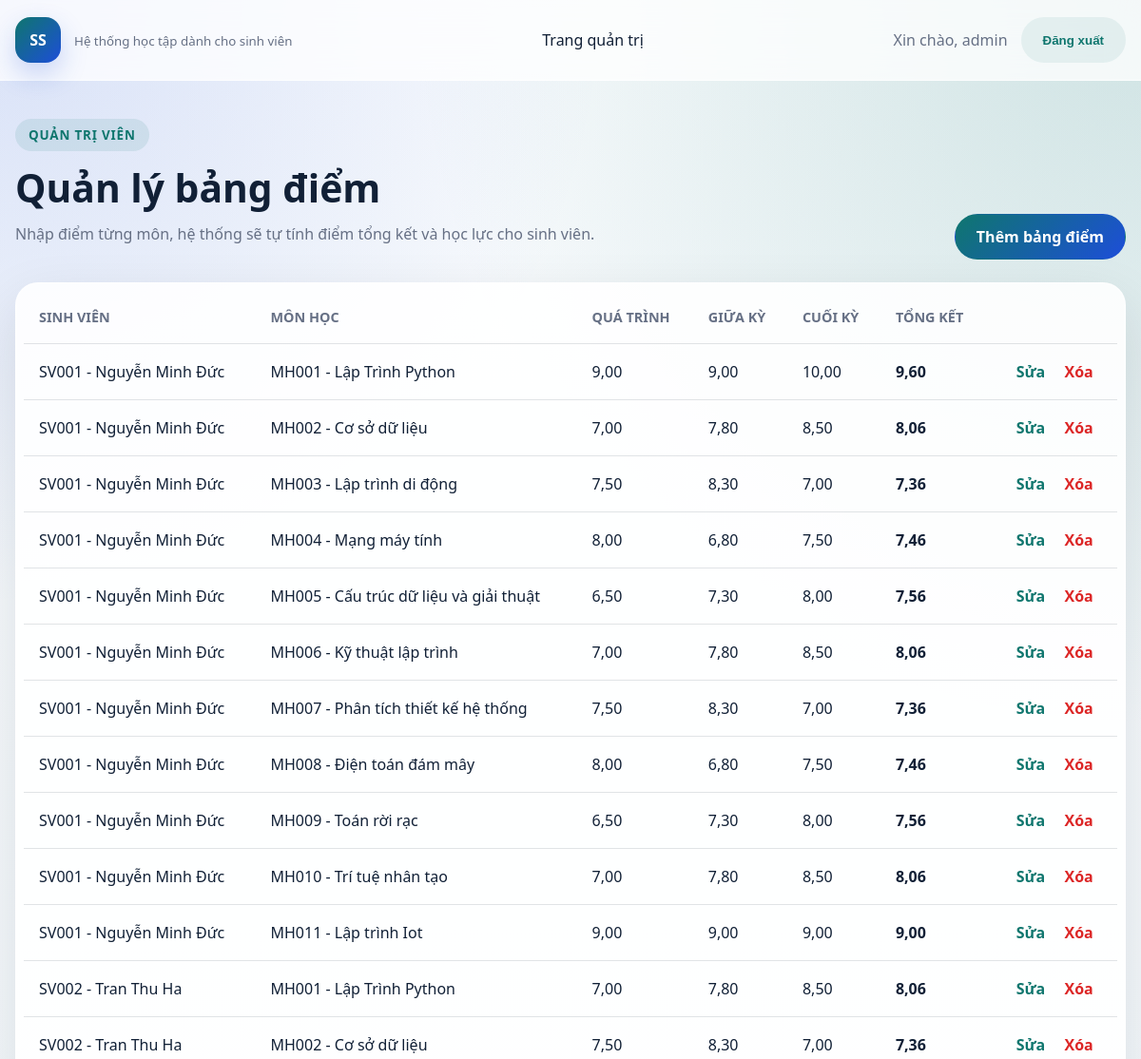
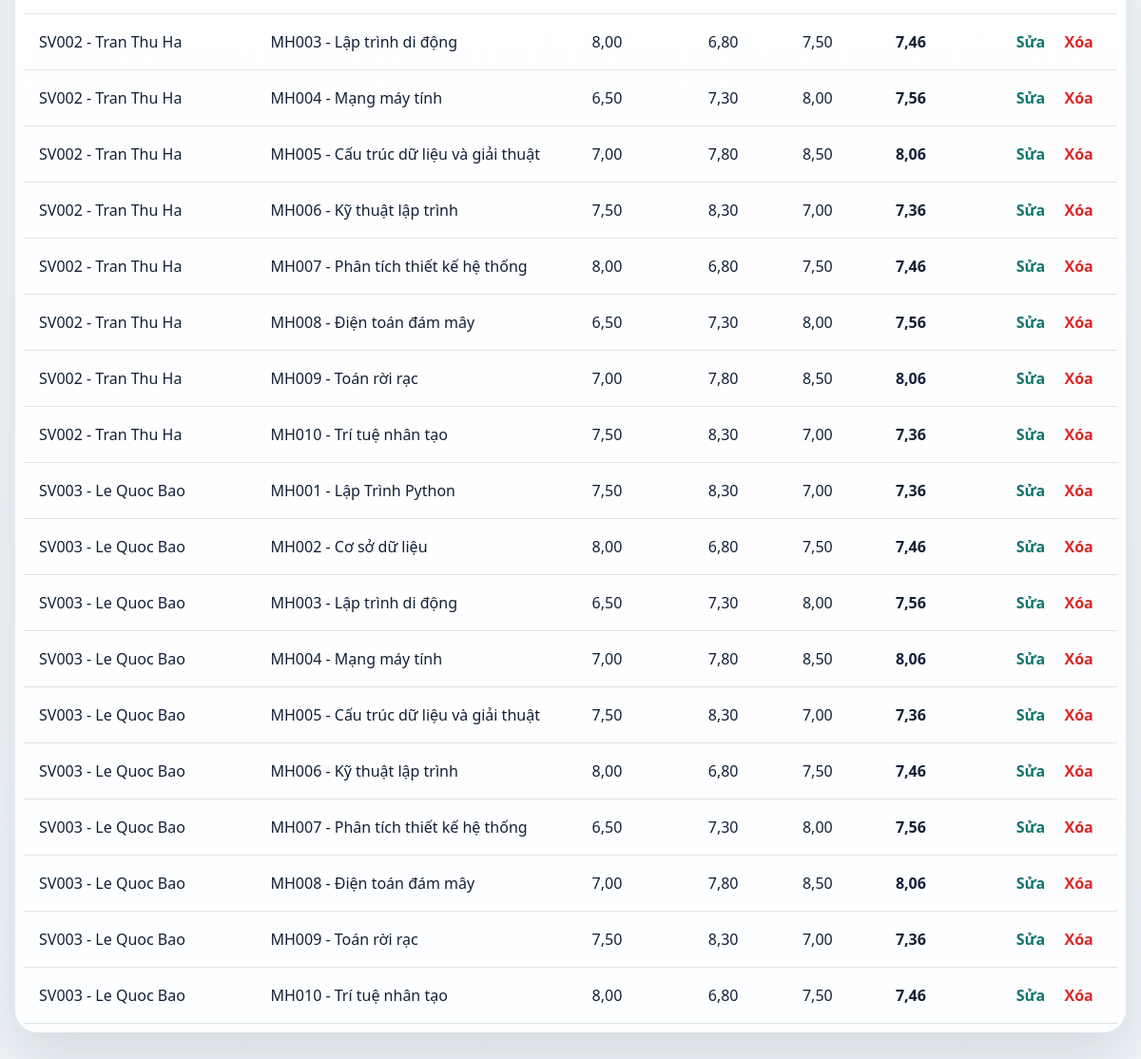
Screenshot of /scores/ (signed in) with the database file from the repository (2 pictures, top to bottom).
### students/models.py (models this page shows, shortened)
class Score(models.Model):
    score_validators = [MinValueValidator(0), MaxValueValidator(10)]
    student = models.ForeignKey(
        Student,
        on_delete=models.CASCADE,
        related_name="scores",
        verbose_name="Sinh vien",
    )
    subject = models.ForeignKey(
        Subject,
        on_delete=models.CASCADE,
        related_name="scores",
        verbose_name="Mon hoc",
    )
    attendance_score = models.DecimalField(
        max_digits=4,
        decimal_places=2,
        validators=score_validators,
        verbose_name="Diem qua trinh",
    )
    midterm_score = models.DecimalField(
        max_digits=4,
        decimal_places=2,
        validators=score_validators,
        verbose_name="Diem giua ky",
    )
    final_exam_score = models.DecimalField(
        max_digits=4,
        decimal_places=2,
        validators=score_validators,
        verbose_name="Diem cuoi ky",
    )
    final_score = models.DecimalField(
        max_digits=4,
        decimal_places=2,
        editable=False,
        verbose_name="Diem tong ket",
    )
    created_at = models.DateTimeField(auto_now_add=True)
    updated_at = models.DateTimeField(auto_now=True)
    class Meta:
        ordering = ["student__student_code", "subject__subject_code"]
        verbose_name = "Bang diem"
        verbose_name_plural = "Bang diem"
        constraints = [
            models.UniqueConstraint(
                fields=["student", "subject"],
                name="unique_student_subject_score",
            )
        ]

class Student(models.Model):
    GENDER_CHOICES = (
        ("M", "Nam"),
        ("F", "Nu"),
        ("O", "Khac"),
    )
    user = models.OneToOneField(
        settings.AUTH_USER_MODEL,
        on_delete=models.SET_NULL,
        null=True,
        blank=True,
        related_name="student_profile",
        verbose_name="Tài khoản đăng nhập",
    )
    student_code = models.CharField(max_length=20, unique=True, verbose_name="Ma sinh vien")
    full_name = models.CharField(max_length=100, verbose_name="Ho ten")
    date_of_birth = models.DateField(verbose_name="Ngay sinh")
    gender = models.CharField(max_length=1, choices=GENDER_CHOICES, verbose_name="Gioi tinh")
    class_name = models.CharField(max_length=50, verbose_name="Lop")
    email = models.EmailField(unique=True, verbose_name="Email")
    phone_number = models.CharField(max_length=20, blank=True, verbose_name="So dien thoai")
    address = models.CharField(max_length=255, blank=True, verbose_name="Dia chi")
    bio = models.TextField(blank=True, verbose_name="Gioi thieu ban than")
    avatar = models.FileField(upload_to="avatars/", blank=True, null=True, verbose_name="Anh dai dien")
    created_at = models.DateTimeField(auto_now_add=True)
    updated_at = models.DateTimeField(auto_now=True)
    class Meta:
        ordering = ["student_code"]
        verbose_name = "Sinh vien"
        verbose_name_plural = "Sinh vien"
    def __str__(self):
        return f"{self.student_code} - {self.full_name}"

class Subject(models.Model):
    subject_code = models.CharField(max_length=20, unique=True, verbose_name="Ma mon hoc")
    name = models.CharField(max_length=100, verbose_name="Ten mon hoc")
    credits = models.PositiveSmallIntegerField(verbose_name="So tin chi")
    created_at = models.DateTimeField(auto_now_add=True)
    updated_at = models.DateTimeField(auto_now=True)
    class Meta:
        ordering = ["subject_code"]
        verbose_name = "Mon hoc"
        verbose_name_plural = "Mon hoc"
    def __str__(self):
        return f"{self.subject_code} - {self.name}"

### students/views.py (the view)
# urls.py: path("scores/", views.ScoreListView.as_view(), name="score_list"),
class ScoreListView(StaffRequiredMixin, ListView):
    model = Score
    template_name = "students/score_list.html"
    context_object_name = "scores"
    def get_queryset(self):
        return (
            Score.objects.select_related("student", "subject")
            .order_by("student__student_code", "subject__subject_code")
        )

### students/views.py (called while the page is built)
    def test_func(self):
        return self.request.user.is_staff

### students/templates/students/score_list.html (shortened to what this page needs)
{% extends "students/base.html" %}
{% block content %}
<section class="section-header">
    <div>
        <span class="eyebrow">Quản trị viên</span>
        <h1>Quản lý bảng điểm</h1>
        <p>Nhập điểm từng môn, hệ thống sẽ tự tính điểm tổng kết và học lực cho sinh viên.</p>
    </div>
    <a class="primary-button" href="{% url 'students:score_add' %}">Thêm bảng điểm</a>
</section>
<section class="panel">
    <div class="table-wrap">
        <table class="data-table">
            <thead>
                <tr>
                    <th>Sinh viên</th>
                    <th>Môn học</th>
                    <th>Quá trình</th>
                    <th>Giữa kỳ</th>
                    <th>Cuối kỳ</th>
                    <th>Tổng kết</th>
                    <th></th>
                </tr>
            </thead>
            <tbody>
                {% for score in scores %}
                    <tr>
                        <td>{{ score.student }}</td>
                        <td>{{ score.subject }}</td>
                        <td>{{ score.attendance_score }}</td>
                        <td>{{ score.midterm_score }}</td>
                        <td>{{ score.final_exam_score }}</td>
                        <td><strong>{{ score.final_score }}</strong></td>
                        <td class="actions-cell">
                            <a class="table-link" href="{% url 'students:score_edit' score.pk %}">Sửa</a>
                            <a class="table-link danger" href="{% url 'students:score_delete' score.pk %}">Xóa</a>
                        </td>
                    </tr>
                {% empty %}
                    <tr>
                        <td colspan="7" class="empty-state">Chưa có bảng điểm nào.</td>
                    </tr>
                {% endfor %}
            </tbody>
        </table>
    </div>
</section>
{% endblock %}

### students/templates/students/base.html (shortened to what this page needs)
{% load static %}
<!DOCTYPE html>
<html lang="vi">
<head>
    <link rel="stylesheet" href="{% static 'students/styles.css' %}">
</head>
<body>
    <header class="topbar">
        <div class="container topbar-inner">
            {% if user.is_authenticated and not user.is_staff %}
                <a class="brand" href="{% url 'students:student_result' %}">
                    <span class="brand-mark">SV</span>
                    <span class="brand-text">
                        <strong>Cổng thông tin sinh viên</strong>
                        <small>Theo dõi học tập cá nhân</small>
                    </span>
                </a>
            {% else %}
                <a class="brand" href="{% url 'students:home' %}">
                    <span class="brand-mark">SS</span>
                    <span class="brand-text">
                        <small>Hệ thống học tập dành cho sinh viên</small>
                    </span>
                </a>
            {% endif %}
            <nav class="nav-links">
                {% if user.is_authenticated and not user.is_staff %}
                    <a href="{% url 'students:student_profile' %}">Trang cá nhân</a>
                    <a href="{% url 'students:student_result' %}">Kết quả học tập</a>
                    <a href="{% url 'students:student_schedule' %}">Thời khóa biểu</a>
                    <a href="{% url 'students:student_exam_schedule' %}">Lịch thi</a>
                {% elif user.is_authenticated and user.is_staff %}
                    <a href="/admin/">Trang quản trị</a>
                {% endif %}
            </nav>
            <div class="user-actions">
                {% if user.is_authenticated %}
                    <span class="welcome">Xin chào, {{ user.get_full_name|default:user.username }}</span>
                    <form method="post" action="{% url 'students:logout' %}">
                        <button type="submit" class="ghost-button">Đăng xuất</button>
                    </form>
                {% else %}
                    <a class="primary-button" href="{% url 'students:login' %}">Đăng nhập sinh viên</a>
                {% endif %}
            </div>
        </div>
    </header>
    <main class="container page-content">
        {% block content %}{% endblock %}
    </main>
</body>
</html>

### static/students/styles.css (style rules this page uses)
:root { --bg: #f3f7fb; --surface: rgba(255, 255, 255, 0.88); --text: #112036; --muted: #667085; --line: rgba(17, 32, 54, 0.12); --primary: #0f766e; --secondary: #1d4ed8; --danger: #dc2626; --shadow: 0 24px 60px rgba(15, 23, 42, 0.12); --radius: 24px; }
* { box-sizing: border-box; }
body { margin: 0; font-family: "Segoe UI", sans-serif; color: var(--text); background: radial-gradient(circle at top left, rgba(29, 78, 216, 0.15), transparent 25%), radial-gradient(circle at top right, rgba(15, 118, 110, 0.18), transparent 30%), linear-gradient(180deg, #f9fbfd 0%, #eef4f8 100%); }
a { color: inherit; text-decoration: none; }
.container { width: min(1180px, calc(100% - 32px)); margin: 0 auto; }
.topbar { position: sticky; top: 0; z-index: 10; background: rgba(255, 255, 255, 0.76); backdrop-filter: blur(16px); border-bottom: 1px solid rgba(255, 255, 255, 0.65); }
.topbar-inner { display: flex; align-items: center; justify-content: space-between; gap: 24px; padding: 18px 0; }
.brand { display: flex; align-items: center; gap: 14px; }
.brand-mark { width: 48px; height: 48px; display: grid; place-items: center; border-radius: 16px; color: white; font-weight: 700; background: linear-gradient(135deg, var(--primary), var(--secondary)); box-shadow: 0 12px 28px rgba(29, 78, 216, 0.22); }
.brand-text small, .welcome, .hero p, .section-header p, .form-card p, .login-copy p, .metric-item span, .metric-card span { color: var(--muted); }
.nav-links, .user-actions, .hero-actions, .form-actions { display: flex; align-items: center; gap: 14px; }
.nav-links { flex-wrap: wrap; justify-content: center; }
.page-content { padding: 40px 0 56px; }
.hero-copy, .hero-panel, .panel, .form-card, .login-card { background: var(--surface); border-radius: var(--radius); box-shadow: var(--shadow); border: 1px solid rgba(255, 255, 255, 0.7); }
.eyebrow { display: inline-flex; padding: 8px 14px; border-radius: 999px; background: rgba(15, 118, 110, 0.1); color: var(--primary); font-size: 0.84rem; font-weight: 700; text-transform: uppercase; letter-spacing: 0.06em; }
.hero h1, .section-header h1, .form-card h1, .login-copy h1 { margin: 16px 0 12px; line-height: 1.08; font-size: clamp(2rem, 3.4vw, 3.7rem); }
.section-header { display: flex; justify-content: space-between; align-items: end; gap: 24px; margin-bottom: 24px; }
.panel { padding: 8px; }
.table-wrap { overflow-x: auto; }
.data-table { width: 100%; border-collapse: collapse; }
.data-table th, .data-table td { padding: 18px 16px; border-bottom: 1px solid var(--line); white-space: nowrap; text-align: left; }
.data-table th { color: var(--muted); text-transform: uppercase; font-size: 0.9rem; }
.actions-cell { text-align: right; }
.table-link { color: var(--primary); font-weight: 700; margin-left: 16px; }
.table-link.danger { color: var(--danger); }
.primary-button, .secondary-button, .ghost-button, .danger-button { display: inline-flex; align-items: center; justify-content: center; min-height: 48px; padding: 0 22px; border-radius: 999px; border: 1px solid transparent; font-weight: 700; cursor: pointer; }
.primary-button { color: white; background: linear-gradient(135deg, var(--primary), var(--secondary)); }
.ghost-button { background: rgba(15, 118, 110, 0.08); color: var(--primary); }

### rows the page displays
Score: student "SV001 - Nguyễn Minh Đức", subject "MH001 - Lập Trình Python", attendance_score "9,00", midterm_score "9,00", final_exam_score "10,00", final_score "9,60"
Score: student "SV001 - Nguyễn Minh Đức", subject "MH002 - Cơ sở dữ liệu", attendance_score "7,00", midterm_score "7,80", final_exam_score "8,50", final_score "8,06"
Score: student "SV001 - Nguyễn Minh Đức", subject "MH003 - Lập trình di động", attendance_score "7,50", midterm_score "8,30", final_exam_score "7,00", final_score "7,36"
Score: student "SV001 - Nguyễn Minh Đức", subject "MH004 - Mạng máy tính", attendance_score "8,00", midterm_score "6,80", final_exam_score "7,50", final_score "7,46"
Score: student "SV001 - Nguyễn Minh Đức", subject "MH005 - Cấu trúc dữ liệu và giải thuật", attendance_score "6,50", midterm_score "7,30", final_exam_score "8,00", final_score "7,56"
Score: student "SV001 - Nguyễn Minh Đức", subject "MH006 - Kỹ thuật lập trình", attendance_score "7,00", midterm_score "7,80", final_exam_score "8,50", final_score "8,06"
Score: student "SV001 - Nguyễn Minh Đức", subject "MH007 - Phân tích thiết kế hệ thống", attendance_score "7,50", midterm_score "8,30", final_exam_score "7,00", final_score "7,36"
Score: student "SV001 - Nguyễn Minh Đức", subject "MH008 - Điện toán đám mây", attendance_score "8,00", midterm_score "6,80", final_exam_score "7,50", final_score "7,46"
Score: student "SV001 - Nguyễn Minh Đức", subject "MH009 - Toán rời rạc", attendance_score "6,50", midterm_score "7,30", final_exam_score "8,00", final_score "7,56"
Score: student "SV001 - Nguyễn Minh Đức", subject "MH010 - Trí tuệ nhân tạo", attendance_score "7,00", midterm_score "7,80", final_exam_score "8,50", final_score "8,06"
Score: student "SV001 - Nguyễn Minh Đức", subject "MH011 - Lập trình Iot", attendance_score "9,00", midterm_score "9,00", final_exam_score "9,00", final_score "9,00"
Score: student "SV002 - Tran Thu Ha", subject "MH001 - Lập Trình Python", attendance_score "7,00", midterm_score "7,80", final_exam_score "8,50", final_score "8,06"
Score: student "SV002 - Tran Thu Ha", subject "MH002 - Cơ sở dữ liệu", attendance_score "7,50", midterm_score "8,30", final_exam_score "7,00", final_score "7,36"
Score: student "SV002 - Tran Thu Ha", subject "MH003 - Lập trình di động", attendance_score "8,00", midterm_score "6,80", final_exam_score "7,50", final_score "7,46"
Score: student "SV002 - Tran Thu Ha", subject "MH004 - Mạng máy tính", attendance_score "6,50", midterm_score "7,30", final_exam_score "8,00", final_score "7,56"
Score: student "SV002 - Tran Thu Ha", subject "MH005 - Cấu trúc dữ liệu và giải thuật", attendance_score "7,00", midterm_score "7,80", final_exam_score "8,50", final_score "8,06"
Score: student "SV002 - Tran Thu Ha", subject "MH006 - Kỹ thuật lập trình", attendance_score "7,50", midterm_score "8,30", final_exam_score "7,00", final_score "7,36"
Score: student "SV002 - Tran Thu Ha", subject "MH007 - Phân tích thiết kế hệ thống", attendance_score "8,00", midterm_score "6,80", final_exam_score "7,50", final_score "7,46"
Score: student "SV002 - Tran Thu Ha", subject "MH008 - Điện toán đám mây", attendance_score "6,50", midterm_score "7,30", final_exam_score "8,00", final_score "7,56"
Score: student "SV002 - Tran Thu Ha", subject "MH009 - Toán rời rạc", attendance_score "7,00", midterm_score "7,80", final_exam_score "8,50", final_score "8,06"
Score: student "SV002 - Tran Thu Ha", subject "MH010 - Trí tuệ nhân tạo", attendance_score "7,50", midterm_score "8,30", final_exam_score "7,00", final_score "7,36"
Score: student "SV003 - Le Quoc Bao", subject "MH001 - Lập Trình Python", attendance_score "7,50", midterm_score "8,30", final_exam_score "7,00", final_score "7,36"
Score: student "SV003 - Le Quoc Bao", subject "MH002 - Cơ sở dữ liệu", attendance_score "8,00", midterm_score "6,80", final_exam_score "7,50", final_score "7,46"
Score: student "SV003 - Le Quoc Bao", subject "MH003 - Lập trình di động", attendance_score "6,50", midterm_score "7,30", final_exam_score "8,00", final_score "7,56"
Score: student "SV003 - Le Quoc Bao", subject "MH004 - Mạng máy tính", attendance_score "7,00", midterm_score "7,80", final_exam_score "8,50", final_score "8,06"
Score: student "SV003 - Le Quoc Bao", subject "MH005 - Cấu trúc dữ liệu và giải thuật", attendance_score "7,50", midterm_score "8,30", final_exam_score "7,00", final_score "7,36"
Score: student "SV003 - Le Quoc Bao", subject "MH006 - Kỹ thuật lập trình", attendance_score "8,00", midterm_score "6,80", final_exam_score "7,50", final_score "7,46"
Score: student "SV003 - Le Quoc Bao", subject "MH007 - Phân tích thiết kế hệ thống", attendance_score "6,50", midterm_score "7,30", final_exam_score "8,00", final_score "7,56"
Score: student "SV003 - Le Quoc Bao", subject "MH008 - Điện toán đám mây", attendance_score "7,00", midterm_score "7,80", final_exam_score "8,50", final_score "8,06"
Score: student "SV003 - Le Quoc Bao", subject "MH009 - Toán rời rạc", attendance_score "7,50", midterm_score "8,30", final_exam_score "7,00", final_score "7,36"
Score: student "SV003 - Le Quoc Bao", subject "MH010 - Trí tuệ nhân tạo", attendance_score "8,00", midterm_score "6,80", final_exam_score "7,50", final_score "7,46"

### other values shown
{{ user.get_full_name|default:user.username }} "admin"
